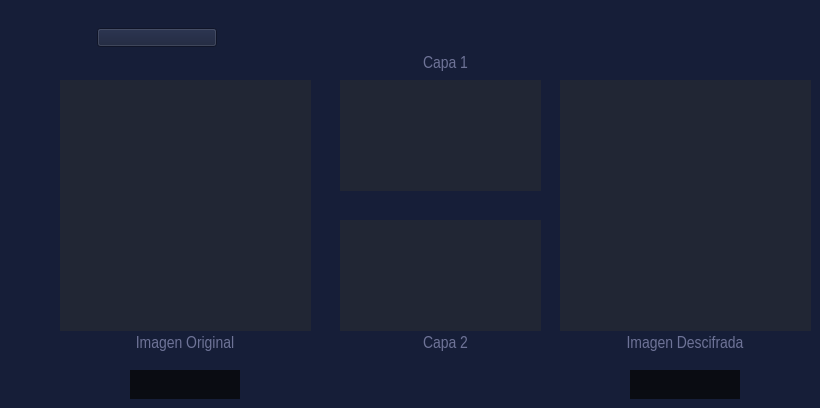
          <widget class="QWidget" name="clRsa">
           <property name="styleSheet">
            <string notr="true">*{
	background-color: rgb(22,30,56);
}
QToolButton{
	color: rgb(255,255,255);
	background:rgb(10,12,18);
	border:none;
}
QToolButton:hover{
	background:rgb(33,38,52);
	border:none;
}
QTextEdit{
	background:rgb(255,255,255);
	border:none;
}
QLineEdit{
	color:rgb(255, 255, 255)
}</string>
           </property>
           <widget class="QPushButton" name="pushButton_19">
            <property name="geometry">
             <rect>
              <x>97</x>
              <y>28</y>
              <width>120</width>
              <height>19</height>
             </rect>
            </property>
            <property name="text">
             <string/>
            </property>
            <property name="icon">
             <iconset>
              <normaloff>src/titulos/RSA.png</normaloff>src/titulos/RSA.png</iconset>
            </property>
            <property name="iconSize">
             <size>
              <width>120</width>
              <height>19</height>
             </size>
            </property>
           </widget>
           <widget class="QToolButton" name="rsaCifrar">
            <property name="geometry">
             <rect>
              <x>130</x>
              <y>370</y>
              <width>110</width>
              <height>29</height>
             </rect>
            </property>
            <property name="cursor">
             <cursorShape>PointingHandCursor</cursorShape>
            </property>
            <property name="text">
             <string/>
            </property>
            <property name="icon">
             <iconset>
              <normaloff>src/BotonesGral/Cifrar.png</normaloff>src/BotonesGral/Cifrar.png</iconset>
            </property>
            <property name="iconSize">
             <size>
              <width>110</width>
              <height>29</height>
             </size>
            </property>
           </widget>
           <widget class="QToolButton" name="rsaDescifrar">
            <property name="geometry">
             <rect>
              <x>630</x>
              <y>370</y>
              <width>110</width>
              <height>29</height>
             </rect>
            </property>
            <property name="cursor">
             <cursorShape>PointingHandCursor</cursorShape>
            </property>
            <property name="text">
             <string/>
            </property>
            <property name="icon">
             <iconset>
              <normaloff>src/BotonesGral/Descifrar.png</normaloff>src/BotonesGral/Descifrar.png</iconset>
            </property>
            <property name="iconSize">
             <size>
              <width>110</width>
              <height>29</height>
             </size>
            </property>
           </widget>
           <widget class="QLabel" name="imagenCarga_1">
            <property name="geometry">
             <rect>
              <x>60</x>
              <y>80</y>
              <width>251</width>
              <height>251</height>
             </rect>
            </property>
            <property name="styleSheet">
             <string notr="true">background:rgb(33,38,52);</string>
            </property>
            <property name="text">
             <string/>
            </property>
           </widget>
           <widget class="QLabel" name="imagenCarga_4">
            <property name="geometry">
             <rect>
              <x>560</x>
              <y>80</y>
              <width>251</width>
              <height>251</height>
             </rect>
            </property>
            <property name="styleSheet">
             <string notr="true">background:rgb(33,38,52);</string>
            </property>
            <property name="text">
             <string/>
            </property>
           </widget>
           <widget class="QLabel" name="imagenCarga_2">
            <property name="geometry">
             <rect>
              <x>340</x>
              <y>80</y>
              <width>201</width>
              <height>111</height>
             </rect>
            </property>
            <property name="styleSheet">
             <string notr="true">background:rgb(33,38,52);</string>
            </property>
            <property name="text">
             <string/>
            </property>
           </widget>
           <widget class="QLabel" name="imagenCarga_3">
            <property name="geometry">
             <rect>
              <x>340</x>
              <y>220</y>
              <width>201</width>
              <height>111</height>
             </rect>
            </property>
            <property name="styleSheet">
             <string notr="true">background:rgb(33,38,52);</string>
            </property>
            <property name="text">
             <string/>
            </property>
           </widget>
           <widget class="QLabel" name="label_2">
            <property name="geometry">
             <rect>
              <x>120</x>
              <y>335</y>
              <width>130</width>
              <height>20</height>
             </rect>
            </property>
            <property name="sizePolicy">
             <sizepolicy hsizetype="Expanding" vsizetype="Preferred">
              <horstretch>0</horstretch>
              <verstretch>0</verstretch>
             </sizepolicy>
            </property>
            <property name="minimumSize">
             <size>
              <width>130</width>
              <height>20</height>
             </size>
            </property>
            <property name="maximumSize">
             <size>
              <width>130</width>
              <height>20</height>
             </size>
            </property>
            <property name="font">
             <font>
              <family>Arial Narrow</family>
              <pointsize>13</pointsize>
              <weight>50</weight>
              <bold>false</bold>
             </font>
            </property>
            <property name="styleSheet">
             <string notr="true">color: rgb(110,115,151)</string>
            </property>
            <property name="text">
             <string>Imagen Original</string>
            </property>
            <property name="alignment">
             <set>Qt::AlignHCenter|Qt::AlignTop</set>
            </property>
           </widget>
           <widget class="QLabel" name="label_3">
            <property name="geometry">
             <rect>
              <x>600</x>
              <y>335</y>
              <width>170</width>
              <height>20</height>
             </rect>
            </property>
            <property name="sizePolicy">
             <sizepolicy hsizetype="Expanding" vsizetype="Preferred">
              <horstretch>0</horstretch>
              <verstretch>0</verstretch>
             </sizepolicy>
            </property>
            <property name="minimumSize">
             <size>
              <width>170</width>
              <height>20</height>
             </size>
            </property>
            <property name="maximumSize">
             <size>
              <width>170</width>
              <height>20</height>
             </size>
            </property>
            <property name="font">
             <font>
              <family>Arial Narrow</family>
              <pointsize>13</pointsize>
              <weight>50</weight>
              <bold>false</bold>
             </font>
            </property>
            <property name="styleSheet">
             <string notr="true">color: rgb(110,115,151)</string>
            </property>
            <property name="text">
             <string>Imagen Descifrada</string>
            </property>
            <property name="alignment">
             <set>Qt::AlignHCenter|Qt::AlignTop</set>
            </property>
           </widget>
           <widget class="QLabel" name="label_4">
            <property name="geometry">
             <rect>
              <x>420</x>
              <y>335</y>
              <width>51</width>
              <height>20</height>
             </rect>
            </property>
            <property name="sizePolicy">
             <sizepolicy hsizetype="Expanding" vsizetype="Preferred">
              <horstretch>0</horstretch>
              <verstretch>0</verstretch>
             </sizepolicy>
            </property>
            <property name="minimumSize">
             <size>
              <width>51</width>
              <height>20</height>
             </size>
            </property>
            <property name="maximumSize">
             <size>
              <width>51</width>
              <height>20</height>
             </size>
            </property>
            <property name="font">
             <font>
              <family>Arial Narrow</family>
              <pointsize>13</pointsize>
              <weight>50</weight>
              <bold>false</bold>
             </font>
            </property>
            <property name="styleSheet">
             <string notr="true">color: rgb(110,115,151)</string>
            </property>
            <property name="text">
             <string>Capa 2</string>
            </property>
            <property name="alignment">
             <set>Qt::AlignHCenter|Qt::AlignTop</set>
            </property>
           </widget>
           <widget class="QLabel" name="label_5">
            <property name="geometry">
             <rect>
              <x>420</x>
              <y>55</y>
              <width>51</width>
              <height>20</height>
             </rect>
            </property>
            <property name="sizePolicy">
             <sizepolicy hsizetype="Expanding" vsizetype="Preferred">
              <horstretch>0</horstretch>
              <verstretch>0</verstretch>
             </sizepolicy>
            </property>
            <property name="minimumSize">
             <size>
              <width>51</width>
              <height>20</height>
             </size>
            </property>
            <property name="maximumSize">
             <size>
              <width>51</width>
              <height>20</height>
             </size>
            </property>
            <property name="font">
             <font>
              <family>Arial Narrow</family>
              <pointsize>13</pointsize>
              <weight>50</weight>
              <bold>false</bold>
             </font>
            </property>
            <property name="styleSheet">
             <string notr="true">color: rgb(110,115,151)</string>
            </property>
            <property name="text">
             <string>Capa 1</string>
            </property>
            <property name="alignment">
             <set>Qt::AlignHCenter|Qt::AlignTop</set>
            </property>
           </widget>
          </widget>
